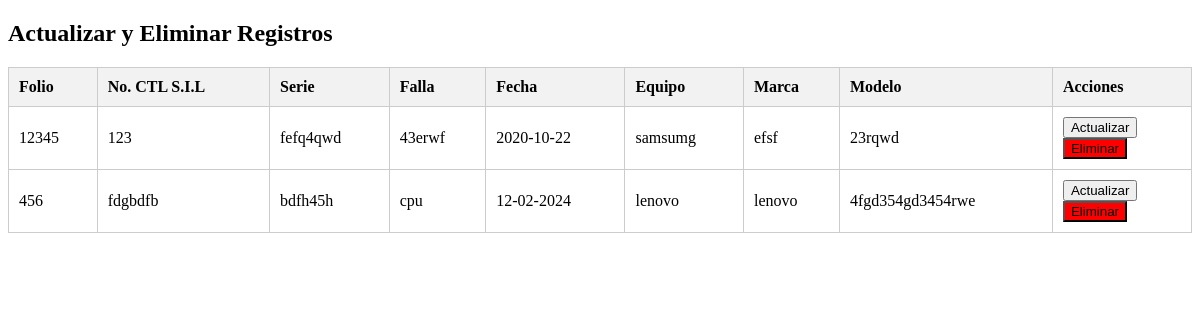
The app's page /php/mostrar_registros.php with its own data.
### tables this page shows
CREATE TABLE `sti` (
  `ID` int(11) NOT NULL,
  `folio` varchar(20) DEFAULT NULL,
  `sill` varchar(20) DEFAULT NULL,
  `serie` varchar(20) DEFAULT NULL,
  `falla` varchar(255) DEFAULT NULL,
  `uu` varchar(20) DEFAULT NULL,
  `fecha` varchar(20) DEFAULT NULL,
  `equipo` varchar(100) DEFAULT NULL,
  `marca` varchar(50) DEFAULT NULL,
  `modelo` varchar(80) DEFAULT NULL,
  `situacion` varchar(100) DEFAULT NULL,
  `oficio` varchar(50) DEFAULT NULL,
  `noOficio` varchar(50) DEFAULT NULL,
  `fechaOficio` varchar(20) DEFAULT NULL,
  `observacion` varchar(100) DEFAULT NULL,
  `piezas` varchar(50) DEFAULT NULL,
  `descripcion` varchar(80) DEFAULT NULL,
  `parte` varchar(50) DEFAULT NULL,
  `num_serie` varchar(50) DEFAULT NULL,
  `reparacion` varchar(50) DEFAULT NULL,
  `fechaTermino` varchar(20) DEFAULT NULL,
  `responsable` varchar(50) DEFAULT NULL,
  `verificacion` varchar(100) DEFAULT NULL
);

### php/mostrar_registros.php (the view, shortened to what this page needs)
<?php
require('cone.php');
$query = "SELECT * FROM sti";
$result = $cn->query($query);
?>
<!DOCTYPE html>
<html lang="es">
<head>
</head>
<body>
    <h2>Actualizar y Eliminar Registros</h2>
    <table>
        <thead>
            <tr>
                <th>Folio</th>
                <th>No. CTL S.I.L</th>
                <th>Serie</th>
                <th>Falla</th>
                <th>Fecha</th>
                <th>Equipo</th>
                <th>Marca</th>
                <th>Modelo</th>
                <th>Acciones</th>
            </tr>
        </thead>
        <tbody>
            <?php while ($row = $result->fetch_assoc()) { ?>
                <tr>
                    <td><?php echo $row['folio']; ?></td>
                    <td><?php echo $row['sill']; ?></td>
                    <td><?php echo $row['serie']; ?></td>
                    <td><?php echo $row['falla']; ?></td>
                    <td><?php echo $row['fecha']; ?></td>
                    <td><?php echo $row['equipo']; ?></td>
                    <td><?php echo $row['marca']; ?></td>
                    <td><?php echo $row['modelo']; ?></td>
                    <td>
                        <form action="mostrar_registro_editar.php" method="post">
                            <input type="submit" value="Actualizar">
                        </form>
                        <form action="borrar.php" method="post" onsubmit="return confirm('¿Estás seguro de eliminar este registro?');">
                            <input type="submit" value="Eliminar" style="background-color: red;">
                        </form>
                    </td>
                </tr>
            <?php } ?>
        </tbody>
    </table>
</body>
</html>

### php/mostrar_registros.php (style rules this page uses)
table { width: 100%; border-collapse: collapse; }
td, th { padding: 10px; text-align: left; border: 1px solid #ccc; }
th { background-color: #f2f2f2; }

### records on screen
sti: folio "12345", sill "123", serie "fefq4qwd", falla "43erwf", fecha "2020-10-22", equipo "samsumg", marca "efsf", modelo "23rqwd"
sti: folio "456", sill "fdgbdfb", serie "bdfh45h", falla "cpu", fecha "12-02-2024", equipo "lenovo", marca "lenovo", modelo "4fgd354gd3454rwe"
